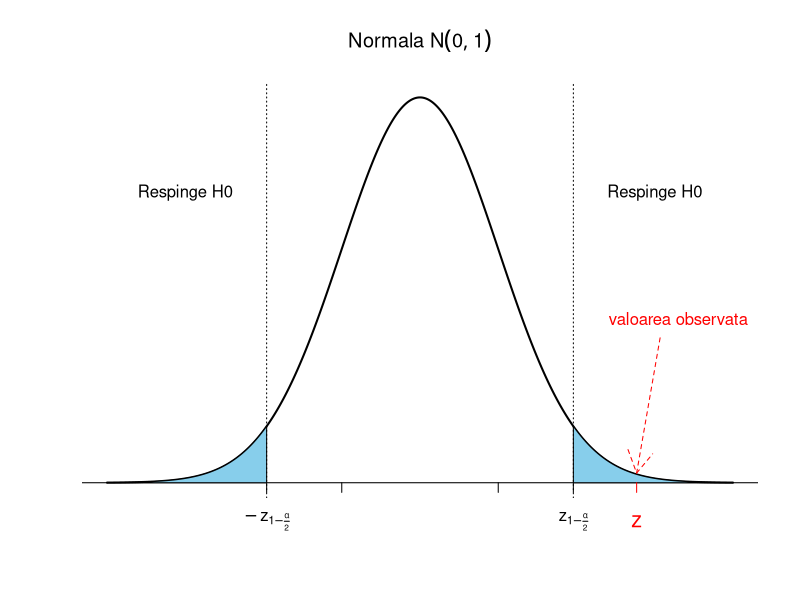
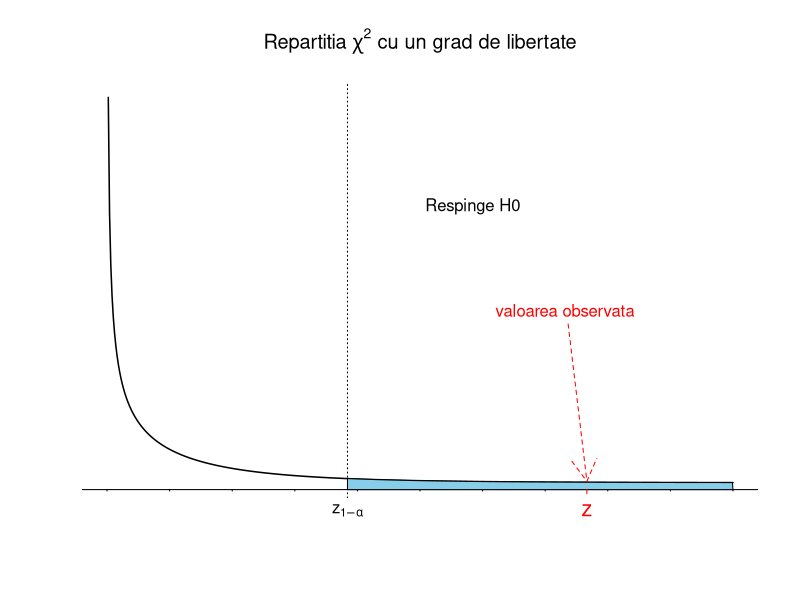
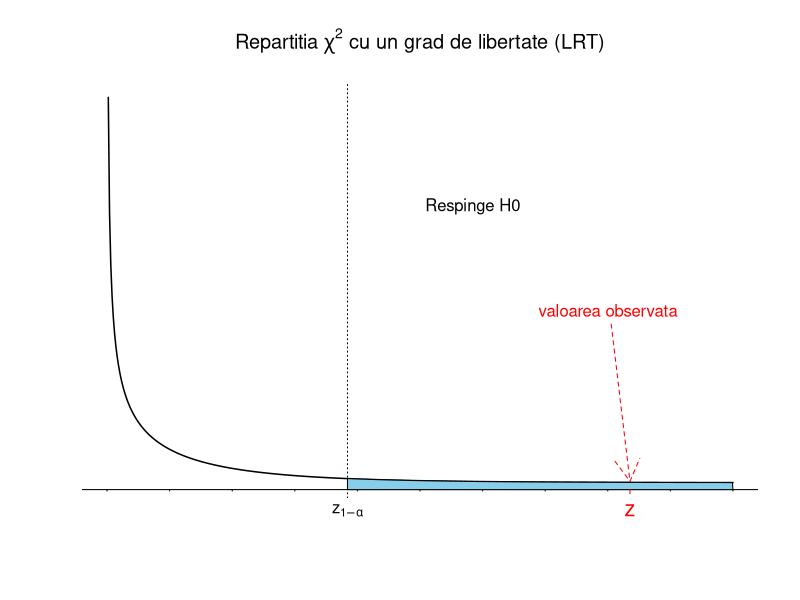
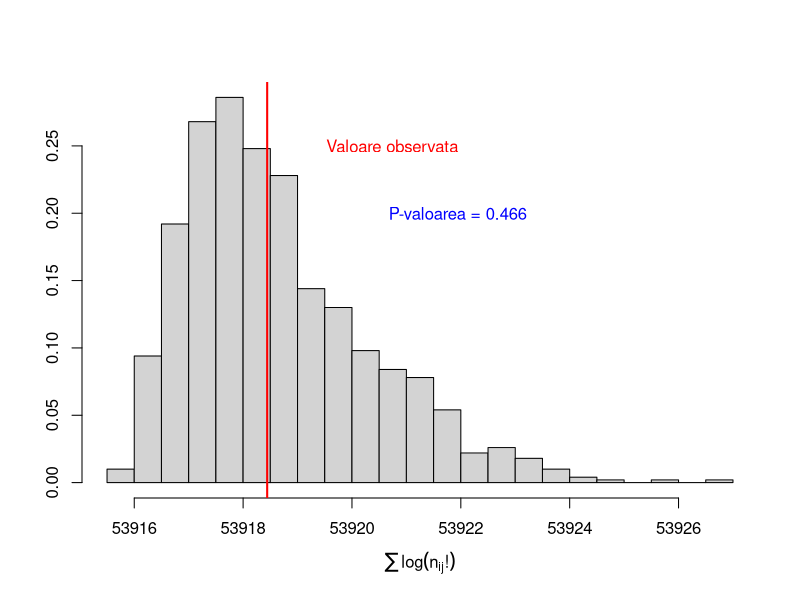

The R script that drew these images, in order:
## ---- chunk 1
n1 = 5000 # nr total cazuri OC
n11 = 13 # nr cazuri cu MI

n2 = 10000 # nr total control non-OC
n21 = 7 # nr control cu MI

p1 = n11/n1
p2 = n21/n2

p = (n11+n21)/(n1+n2) # proportia comuna - pooled p

# Verificam daca putem aplica aproximarea normala 
n1*p*(1-p)>5
n2*p*(1-p)>5

# Calculam statistica de test cu corectia de continuitate
z = (abs(p1-p2)-0.5*(1/n1+1/n2))/sqrt(p*(1-p)*(1/n1+1/n2))
z

# Calcul de p-valoare: test bilateral
pval = min(2*(1-pnorm(z)),1)
pval

# Intervalul de incredere

cat("Intervalul de incredere pentru p1-p2 la pragul de semnificatie 95% este ","IC = [", p1-p2 - qnorm(0.975) *sqrt(p*(1-p)*(1/n1+1/n2)), ",", p1-p2 + qnorm(0.9755) *sqrt(p*(1-p)*(1/n1+1/n2)),"]")

# Intervalul de incredere Agresti & Caffo 2000

p1b = (n11+1)/(n1+2)
p2b = (n21+1)/(n2+2)

cat("Intervalul de incredere (Agresti-Caffo) pentru p1-p2 la pragul de semnificatie 95% este ","IC = [", p1b-p2b - qnorm(0.975) *sqrt(p1b*(1-p1b)/(n1+2)+p2b*(1-p2b)/(n2+2)), ",", p1b-p2b + qnorm(0.975) *sqrt(p1b*(1-p1b)/(n1+2)+p2b*(1-p2b)/(n2+2)),"]")

## ---- chunk 2
a = 0.05

z1 = qnorm(a/2)
z2 = -z1

par(bty="n")
x <- seq(-4,4,length=501)
plot(x,dnorm(x),type="l",main = expression(paste("Normala ", N(0,1))),
     xaxt="n",yaxt="n",xlab="",ylab="",lwd=2)

abline(h=0)
x <- c(z1,-1,1,z2)
segments(x,0,x,-0.01,xpd=TRUE)

#desenezi regiunea pe care vrei sa o colorezi
cord.x1=c(-4,seq(-4,z1,0.01),z1)
cord.y1=c(0,dnorm(seq(-4,z1,0.01)),0)
polygon(cord.x1,cord.y1,col="skyblue")

text(z1,-0.04,expression(-z[1-frac(alpha,2)]),xpd=TRUE)


#desenezi regiunea pe care vrei sa o colorezi
cord.x2=c(z2,seq(z2,4,0.01),4)
cord.y2=c(0,dnorm(seq(z2,4,0.01)),0)
polygon(cord.x2,cord.y2,col="skyblue")

text(z2,-0.04,expression(z[1-frac(alpha,2)]),xpd=TRUE)

# liniile verticale care delimiteaza regiunile
abline(v=z1,untf = FALSE, lty=3)
abline(v=z2,untf = FALSE, lty=3)

#textul corespunzator lor 
text(-3, 0.3, "Respinge H0")
text(3, 0.3, "Respinge H0")

#adauga valoarea observata

segments(z,0,z,-0.01,xpd=TRUE, col="red")
text(z,-0.04,expression(z),xpd=TRUE, cex = 1.3, col = "red")

arrows(z+0.3,0.15, x1=z, y1=0.01, lty = 2, col = "red")
text(3.3, 0.17, "valoarea observata", col = "red")

## ---- chunk 3
mat = matrix(c(13,4987,5000, 7, 9993, 10000, 20, 14980, 15000),ncol = 3, byrow = T, 
             dimnames = list(c("OC", "non-OC", "Total"),c("MI", "non-MI", "Total")))

library(knitr)
kable(mat, align = "ccc")
## ---- chunk 4
# Observat
n11 = 13
n1o = 5000
n12 = n1o-n11

n21 = 7
n2o = 10000
n22 = n2o-n21

no1 = n11+n21
no2 = n12+n22

n = n1o+n2o

#Asteptat
e11 = n1o*no1/n
e12 = n1o*no2/n
e21 = n2o*no1/n
e22 = n2o*no2/n

Mobs = matrix(c(n11,n12,n21,n22),ncol = 2, byrow = T, dimnames = list(c("OC","non-OC"), c("MI", "non-MI")))

Mexp = matrix(c(e11,e12,e21,e22),ncol = 2, byrow = T, dimnames = list(c("OC","non-OC"), c("MI", "non-MI")))
Mexp
## ---- chunk 5
kable(Mexp, align = "cc")
## ---- chunk 6
X2 = (abs(n11-e11)-0.5)^2/e11 + (abs(n12-e12)-0.5)^2/e12 + (abs(n21-e21)-0.5)^2/e21 + (abs(n22-e22)-0.5)^2/e22
X2

pval = 1-pchisq(X2,1) #df = 1
pval
## ---- chunk 7
chisq.test(Mobs)
## ---- chunk 8
a = 0.05
df = 1

z1 = qchisq(1-a, df)

par(bty="n")
x <- seq(0,10,length=501)
plot(x,dchisq(x, df),type="l",main = expression(paste("Repartitia ", chi^2, " cu un grad de libertate")),
     xaxt="n",yaxt="n",xlab="",ylab="",lwd=1.5)

abline(h=-0.05)
x <- 0:10 
segments(x,-0.05,x,-0.06,xpd=TRUE)

#desenezi regiunea pe care vrei sa o colorezi
cord.x=c(z1,seq(z1,10,0.01),10)
cord.y=c(-0.05,dchisq(seq(z1,10,0.01), df),-0.05)
polygon(cord.x,cord.y,col="skyblue")

text(z1,-0.2,expression(z[1-alpha]),xpd=TRUE)

# liniile verticale care delimiteaza regiunile
abline(v=z1,untf = FALSE, lty=3)

#textul corespunzator lor 
text(z1+2, 2, "Respinge H0")

#adauga valoarea observata
z = X2
segments(z,-0.05,z,-0.08,xpd=TRUE, col="red")
text(z,-0.2,expression(z),xpd=TRUE, cex = 1.3, col = "red")

arrows(z-0.3,1.15, x1=z, y1=0.01, lty = 2, col = "red")
text(z-0.35, 1.25, "valoarea observata", col = "red")

## ---- chunk 9
prop.test(Mobs)
## ---- chunk 10
# Observat
n11 = 13
n1o = 5000
n12 = n1o-n11

n21 = 7
n2o = 10000
n22 = n2o-n21

no1 = n11+n21
no2 = n12+n22

LRT = n11*log((n1o*no1)/(n*n11)) + n12*log((n1o*no2)/(n*n12)) + n21*log((n2o*no1)/(n*n21)) + n22*log((n2o*no2)/(n*n22))
LRT = -2*LRT
LRT

pval = 1-pchisq(LRT,1) #df = 1
pval
## ---- chunk 11
a = 0.05
df = 1

z1 = qchisq(1-a, df)

par(bty="n")
x <- seq(0,10,length=501)
plot(x,dchisq(x, df),type="l",main = expression(paste("Repartitia ", chi^2, " cu un grad de libertate (LRT)")),
     xaxt="n",yaxt="n",xlab="",ylab="",lwd=1.5)

abline(h=-0.05)
x <- 0:10 
segments(x,-0.05,x,-0.06,xpd=TRUE)

#desenezi regiunea pe care vrei sa o colorezi
cord.x=c(z1,seq(z1,10,0.01),10)
cord.y=c(-0.05,dchisq(seq(z1,10,0.01), df),-0.05)
polygon(cord.x,cord.y,col="skyblue")

text(z1,-0.2,expression(z[1-alpha]),xpd=TRUE)

# liniile verticale care delimiteaza regiunile
abline(v=z1,untf = FALSE, lty=3)

#textul corespunzator lor 
text(z1+2, 2, "Respinge H0")

#adauga valoarea observata
z = LRT
segments(z,-0.05,z,-0.08,xpd=TRUE, col="red")
text(z,-0.2,expression(z),xpd=TRUE, cex = 1.3, col = "red")

arrows(z-0.3,1.15, x1=z, y1=0.01, lty = 2, col = "red")
text(z-0.35, 1.25, "valoarea observata", col = "red")

## ---- chunk 12
LRT1 = function(dat){
  # dat este sub forma de matrice 
  rs = rowSums(dat) # apply(dat, 1, sum)
  cs = colSums(dat) # apply(dat, 2, sum)
  
  n = sum(dat)
  
  expected <- outer(rs,cs,"*")/n
  
  lrt <- -2*sum(dat * log(expected/dat)) 
  
  dm = dim(dat) # dimensiunea tabloului pentru a calcula gradele de libertate
  pval = 1-pchisq(lrt,(dm[1]-1)*(dm[2]-1))
  
  cat("Statistica LRT este ", lrt, "\n")
  cat("P-valoarea testului bazat pe raportul de verosimilitate este ", pval)
  
  return(list(statistic = lrt, pvalue = pval))
}

Mobs = matrix(c(n11,n12,n21,n22),ncol = 2, byrow = T, dimnames = list(c("OC","non-OC"), c("MI", "non-MI")))

LRT1(Mobs) 
## ---- chunk 13
matF = matrix(c(2,23,25, 5, 30, 35, 7, 53, 60),ncol = 3, byrow = T, 
             dimnames = list(c("non-CVD", "CVD", "Total"),c("Ridicat Sare", "Scazut Sare", "Total")))

kable(matF, align = "ccc")
## ---- chunk 14
# Observat
n11 = 2
n1o = 25
n12 = n1o-n11

n21 = 5
n2o = 35
n22 = n2o-n21

no1 = n11+n21
no2 = n12+n22

n = n1o+n2o

#Asteptat
e11 = n1o*no1/n
e12 = n1o*no2/n
e21 = n2o*no1/n
e22 = n2o*no2/n

MobsF = matrix(c(n11,n12,n21,n22),ncol = 2, byrow = T, dimnames = list(c("non-CVD", "CVD"), c("Ridicat Sare", "Scazut Sare")))

MexpF = matrix(c(e11,e12,e21,e22),ncol = 2, byrow = T, dimnames = list(c("non-CVD", "CVD"), c("Ridicat Sare", "Scazut Sare")))
MexpF
## ---- chunk 15
kable(MexpF, align = "cc")
## ---- chunk 16
# Testul lui Pearson (Hi patrat)

chisq.test(MobsF)

# Testul bazat pe raportul de verosimilitate

LRT1(MobsF)
## ---- chunk 17
# Fixez marginalele

n1o = 25
n2o = 35
  
no1 = 7
no2 = 53

for (i in 0:7){
  cat("-------------------------------------\n")
  cat("Tabelul ", i+1, " :\n")
  
  # calculez valorile din tabel
  n11 = i
  n12 = n1o - n11
  n21 = no1 - n11
  n22 = no2 - n12
  
  MobsF1 = matrix(c(n11,n12,n21,n22),ncol = 2, byrow = T, dimnames = list(c("non-CVD", "CVD"), c("Ridicat Sare", "Scazut Sare")))
  
  print(MobsF1)
  
  cat("Probabilitatea de a obtine tabelul ", i+1, " este ", dhyper(i, no1, no2, n1o), "\n")
  cat("-------------------------------------\n")
}
## ---- chunk 18
fisher.test(MobsF)
## ---- chunk 19
n1o = 25
n2o = 35
  
no1 = 7
no2 = 53

n11 = 2
  
ps = dhyper(0:no1, no1, no2, n1o)
pobs = dhyper(n11, no1, no2, n1o)

pval = sum(ps[ps<=pobs])
pval
## ---- chunk 20
matMN = matrix(c(526,95,621, 515, 106, 621, 1041, 201, 1242),ncol = 3, byrow = T, 
             dimnames = list(c("A", "B", "Total"),c("Supravietuit", "Decedat", "Total")))

kable(matMN, align = "ccc")
## ---- chunk 21
M1csq = matrix(c(526,95,515,106),ncol = 2, byrow = T)
chisq.test(M1csq)
## ---- chunk 22
matMN2 = matrix(c(510,16,526, 5, 90, 95, 515, 106, 621),ncol = 3, byrow = T, 
             dimnames = list(c("Supravietuit", "Decedat", "Total"),c("Supravietuit", "Decedat", "Total")))

kable(matMN2, align = "ccc")
## ---- chunk 23
M1 = matrix(c(510,16,5,90),ncol = 2, byrow = T, 
           dimnames = list(c("Supravietuit", "Decedat"), c("Supravietuit", "Decedat")))
mcnemar.test(M1)
## ---- chunk 24
matAA = rbind(c(122, 117, 19, 244),
           c(1781, 1351, 288,3301),
           c(353, 269, 60, 713))

matAA2 = rbind(c(122, 117, 19, 244, 502),
           c(1781, 1351, 288,3301, 6721),
           c(353, 269, 60, 713, 1395),
           c(2256, 1737, 367, 4258, 8618))

dimnames(matAA2) = list(c("Florida", "Iowa", "Missouri", "Total"),
                        c("A", "B", "AB", "O", "Total"))

kable(matAA2, align = "cccc")
## ---- chunk 25
  matAA_observed = rbind(c(122, 117, 19, 244),
           c(1781, 1351, 288, 3301),
           c(353, 269, 60, 713))

  rs = rowSums(matAA_observed) 
  cs = colSums(matAA_observed) 
  
  n = sum(matAA_observed)
  
  matAA_expected <- outer(rs,cs,"*")/n
## ---- chunk 26
matAA_expected2 = matrix(rep(0, 20), ncol = 5)

matAA_expected2[1:3,1:4] = matAA_expected
matAA_expected2[4,1:4] = colSums(matAA_expected)
matAA_expected2[1:3,5] = rowSums(matAA_expected) 
matAA_expected2[4,5] = sum(matAA_expected)

dimnames(matAA_expected2) = list(c("Florida", "Iowa", "Missouri", "Total"),
                                c("A", "B", "AB", "O", "Total"))

kable(matAA_expected2, align = "cccc")
## ---- chunk 27
chisq.test(matAA_observed)
## ---- chunk 28
LRT1(matAA_observed)
## ---- chunk 29
fisher <- function(tab, n.sim=1000, return.all=FALSE, prnt=FALSE){
  bot0 <- sum(lgamma(tab+1))# lgamma - logaritm natural din gamma - logaritm din factorial

  bot <- 1:n.sim
  a <- list(rep(row(tab),tab), rep(col(tab),tab))
  for(i in 1:n.sim) {
    a[[1]] <- sample(a[[1]])
    bot[i] <- sum(lgamma(table(a)+1))
    if(prnt) { if(i == round(i/10)*10) cat(i,"\n") }
  }
  if(return.all) return(list(bot0, bot, mean(bot0 <= bot)))
  cat("P-valoarea aproximata cu Monte Carlo este ", mean(bot0 <= bot))
}

set.seed(5)
fisher(matAA_observed)
## ---- chunk 30
set.seed(5)
a = fisher(matAA_observed, return.all = TRUE)

# x = seq(0,20, 0.01)

hist(a[[2]], 
     breaks = 25, 
     freq = FALSE, 
     main = "",
     ylab = "",
     xlab = expression(sum(log( n[ij] * "!" ))),
     col = "lightgray")
abline(v = a[[1]], col = "red", lwd = 2)
text(a[[1]]+2.3, 0.25, "Valoare observata", col = "red")
text(a[[1]]+3.5, 0.2, paste("P-valoarea =", a[[3]]), col = "blue")
# lines(x+min(a[[2]]), dchisq(x, 6))
## ---- chunk 31
fisher.test(matAA_observed, simulate.p.value = TRUE, B = 1000)
